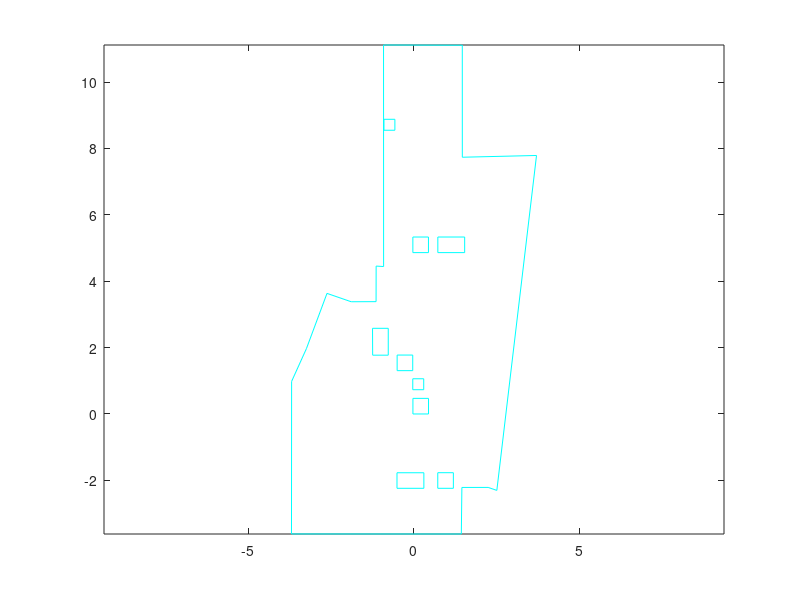

Recreate this plot in MATLAB. (Note: this script raises an error after producing the figure.)
%%%%%%%%%%%%%%%%%%%%%%%%%%%%%%%%%%%%%%%%%%%%%%%%%%%%%%%%%%%
% COMS W4733 Computational Aspects of Robotics 2015
%
% Homework 4
%
% Team number: 24
% Team leader: Chia-Jung Lin (cl3295)
% Team members: Cheng Zhang (cz2398), Ming-Ching Chu (mc4107)
% 
%%%%%%%%%%%%%%%%%%%%%%%%%%%%%%%%%%%%%%%%%%%%%%%%%%%%%%%%%%%

% main function
function hw4_part1()
    global coordinates
    global dimension
    global n_total_vertices
    global start_point
    global goal_point
    global E_obstacles
    global figHandle
    global wall
    global xG
    global yG
    global dimG
    
    global vertex_list_x
    global vertex_list_y
    
    % store the idx of vertices that have edges between them (dim: p x 2)
    E_obstacles = []; 
    n_total_vertices = 0;
    
    %%%%%%%%%%%%%%%%%%%%%%%%%%%%%%%%%%%%%%%%%%%%
    % Read txt file
    %%%%%%%%%%%%%%%%%%%%%%%%%%%%%%%%%%%%%%%%%%%%
    fileID = fopen('hw4_world_and_obstacles_convex.txt','r');
    formatSpec = '%f';
    coor_list = fscanf(fileID,formatSpec);
    N = coor_list(1)-1;
    idx = 2;
    dimension = zeros(1, N);
    coordinates = zeros(20, 2*N);
    
    % plot
    figHandle = figure;
    
    % First, store wall vertices in 'wall'
    wall = [];
    m = coor_list(idx);
    idx = idx + 1;
    for i = 1:m
        wall = [wall; [coor_list(idx), coor_list(idx+1)]];
        idx = idx + 2;
    end
    
    % Then, read in rest of the obstacle points and store in 'coordinates'
    for n = 1:N
        m = coor_list(idx);
        dimension(n) = m;
        for i = 1:m
            idx = idx + 1;
            coordinates(i, 1 + (n-1)*2) = coor_list(idx);
            
            idx = idx + 1;
            coordinates(i, 2 * n) = coor_list(idx);
            
            n_total_vertices = n_total_vertices + 1;
        end
        plot(coordinates(1:m, 1 + (n-1)*2), coordinates(1:m, 2 * n), 'c');
        hold on;
        plot([coordinates(1, 1 + (n-1)*2), coordinates(m, 1 + (n-1)*2)],...
            [coordinates(1, 2 * n), coordinates(m, 2 * n)], 'c');
        hold on;
        idx = idx + 1;
    end
    
    % plot wall
    x = wall(:, 1);
    y = wall(:, 2);
    plot(x,y,'c');
    hold on;
    plot([wall(end, 1), wall(1, 1)], [wall(end, 2), wall(1, 2)], 'c');
    hold on;
    axis equal;

 

    
    %%%%%%%%%%%%%%%%%%%%%%%%%%%%%%%%%%%%%%%%%%%%
    % Grow Obstacles
    %%%%%%%%%%%%%%%%%%%%%%%%%%%%%%%%%%%%%%%%%%%%
    figure(figHandle);
    obs_dim = dimension(1:end);
    obs = coordinates(1:end,1:end);
    % put reference point at the upper-right corner of the square
    robot = [0,0;-0.35,0;-0.35,-0.35;0,-0.35];
    [Gobs,Gdim] = Obj_grow(obs,N,obs_dim,robot);
    for i = 1:N
        x = Gobs(1:Gdim(i),2*i-1);
        y = Gobs(1:Gdim(i),2*i);
        [xG{i}, yG{i}, dimG(i)] = convex_hull(x, y);
        % move reference point to robot's center
        xG{i} = xG{i} - 0.35/2;
        yG{i} = yG{i} - 0.35/2;
        plot(xG{i},yG{i},'k')
        hold on;
        plot([xG{i}(end), xG{i}(1)], [yG{i}(end), yG{i}(1)], 'k');
        hold on;        
    end
    axis([-6 6 -4 12]);
    axis equal;
     

    % add in start and goal before computing v-graph
    fileID = fopen('hw4_start_goal.txt','r');
    formatSpec = '%f';
    start_end = fscanf(fileID,formatSpec);
    start_point = [start_end(1), start_end(2)];
    goal_point = [start_end(3), start_end(4)];
    plot(start_point(1), start_point(2),'*', 'MarkerEdgeColor','r', 'MarkerSize', 4);
    text(start_point(1), start_point(2),'start');
    hold on;
    plot(goal_point(1), goal_point(2), '*', 'MarkerEdgeColor','b', 'MarkerSize', 4);
    text(goal_point(1), goal_point(2),'goal');
    axis equal;
    camroll(90)
    
    %%%%%%%%%%%%%%%%%%%%%%%%%%%%%%%%%%%%%%%%%%%%
    % Compute visibility graph
    %%%%%%%%%%%%%%%%%%%%%%%%%%%%%%%%%%%%%%%%%%%%
    [grown_vertex_n, V_graph] = build_vgraph();
    
    %%%%%%%%%%%%%%%%%%%%%%%%%%%%%%%%%%%%%%%%%%%%
    % Compute shortest path
    %%%%%%%%%%%%%%%%%%%%%%%%%%%%%%%%%%%%%%%%%%%%
    path = dijkstra(V_graph, [grown_vertex_n + 1, grown_vertex_n + 2]);
    
    %%%%%%%%%%%%%%%%%%%%%%%%%%%%%%%%%%%%%%%%%%%%
    % Draw results
    %%%%%%%%%%%%%%%%%%%%%%%%%%%%%%%%%%%%%%%%%%%%
    x = [];
    y = [];
    
    for p = 2:length(path)
        i = path(p-1);
        j = path(p);
        plot([vertex_list_x(i), vertex_list_x(j)],...
             [vertex_list_y(i), vertex_list_y(j)],'r');
        plot (vertex_list_x(j), vertex_list_y(j), 'r.');
        
        % x, y: coordinate system where start point is placed at (0, 0)
        x = [x, vertex_list_x(j) - start_point(1)]; 
        y = [y, vertex_list_y(j) - start_point(2)];
    end
    display(x);
    display(y);
end

% N is the number of obstacle,obs_dim is array contains the dimension of
% each obstacle; obs and rob are vertices matrix
function [Gobs,Gdim] = Obj_grow(obs,N,obs_dim,rob)
% The vertice with coordinate (0,0) is the reference point
    rob_dim = length(rob);
    Gdim = obs_dim;
    Gobs = obs;
    rob = -rob;         % Flip
    for i = 1:N
        row = obs_dim(i)+1;
        for j = 1:obs_dim(i)
            for k = 2:rob_dim
                Gobs(row,2*i-1) = Gobs(j,2*i-1) + rob(k,1);
                Gobs(row,2*i) = Gobs(j,2*i) + rob(k,2);
                row = row+1;
                Gdim(i) = Gdim(i)+1;
            end
        end
    end
end

function [grown_vertex_n, V_graph] = build_vgraph()
    global dimension
    global vertex_list_x
    global vertex_list_y
    global start_point
    global goal_point
    global E_obstacles
    global figHandle
    global wall
    global xG
    global yG
    
    % pre-computations
     
    N = length(dimension);
    banned_list = []; % vertices that we don't want to consider
    vertex_list_x = [];
    vertex_list_y = [];
    
    idx = 0;
    for i = 1:N
        cx = xG{i};
        cy = yG{i};
        d = length(cx);

        vertex_list_x = [vertex_list_x, cx'];
        vertex_list_y = [vertex_list_y, cy'];
        
        for j = 1 : d - 1
            for k = j+1 : d
                E_obstacles = [E_obstacles; [idx + j, idx + k]];
            end
        end
        
        % check if grown vertex is inside the polygon of other obstacles
        for v = 1:d
            x = cx(v);
            y = cy(v);
            for ii = 1:N
                if ii == i
                    continue;
                end
                if inpolygon(x,y,xG{ii},yG{ii}) % vertex (idx+v) is not accessable
                    banned_list = [banned_list idx + v]; % put in banned_list
%                     plot (x, y, 'r*');
%                     hold on;
                end
            end
            
            % check if grown vertex is still inside walls (check diameter)
            % also need to avoid points that are too close to walls
            if ~inpolygon(x - 0.35/2, y - 0.35/2, wall(:, 1)', wall(:, 2)') ||...
               ~inpolygon(x + 0.35/2, y + 0.35/2, wall(:, 1)', wall(:, 2)')
                banned_list = [banned_list idx + v];
%                 plot (x, y, 'r*');
%                 hold on;
            end
%             text(vertex_list_x(idx + v), vertex_list_y(idx + v), num2str(idx + v));
        end
        
        idx = idx + d;
        
    end
    
    % number of vertices that belong to obstacles
    grown_vertex_n = idx;
    
    % Then, put start and goal points right behind obstacle points
    vertex_list_x = [vertex_list_x, start_point(1), goal_point(1)];
    vertex_list_y = [vertex_list_y, start_point(2), goal_point(2)];
    idx = idx + 2;
    
    % Finally, put in wall vertices
    d = size(wall, 1);
    idx = idx + 1;
    for i = 1:d
        vertex_list_x = [vertex_list_x, wall(i, 1)];
        vertex_list_y = [vertex_list_y, wall(i, 2)];
        if i > 1
            E_obstacles = [E_obstacles; [idx, idx - 1]];
        end
        idx = idx + 1;       
    end
    E_obstacles = [E_obstacles; [idx - 1, idx - d]];
    
    
    % initialize v graph
    V_graph = zeros(grown_vertex_n + 2, grown_vertex_n + 2);
    
    % if edge(i, j) doesn't intersect with obstacles, 
    % add edge(i, j) to v_graph
    figure(figHandle);
    for i = 1 : grown_vertex_n + 2
       if any(i==banned_list)
           continue;
       end
       for j = i + 1 : grown_vertex_n + 2
           if any(j==banned_list)
            continue;
           end
           add = true;
           for k = 1:size(E_obstacles, 1)
               point1 = [vertex_list_x(E_obstacles(k, 1)), vertex_list_y(E_obstacles(k, 1))];
               point2 = [vertex_list_x(E_obstacles(k, 2)), vertex_list_y(E_obstacles(k, 2))];
               % has intersection
               if isIntersect([point1; point2], ...
                       [vertex_list_x(i), vertex_list_y(i);...
                        vertex_list_x(j), vertex_list_y(j)]) == true
                  add = false;
                  break;
               end              
           end
           if add
               V_graph(i, j) = norm([vertex_list_x(i)-vertex_list_x(j), ...
                                    vertex_list_y(i)-vertex_list_y(j)]);
               V_graph(j, i) = V_graph(i, j);
               plot([vertex_list_x(i), vertex_list_x(j)],...
                   [vertex_list_y(i), vertex_list_y(j)],...
                   'b');
               hold on;
           end
           
       end
    end
    
end
